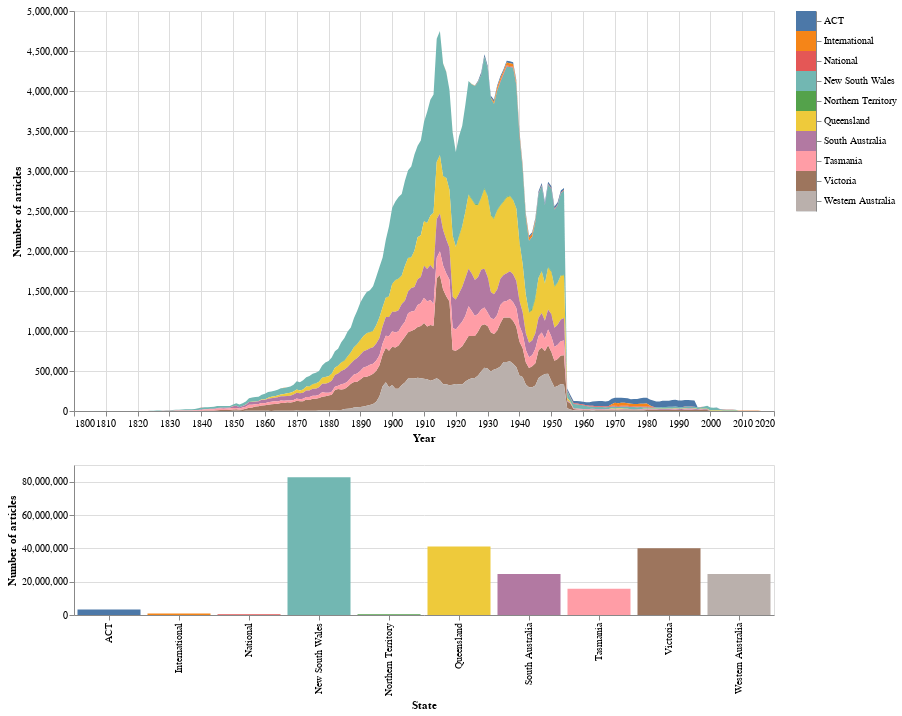

Notebook source saved alongside this figure:
### Markdown cell above
## 5. Combine everything and make it interactive!

For the sake of completeness, let's try combining everything to make an interactive chart that shows both the total number of articles per year, and the contributions of each state.

### Code cell
# Use color as the selector for filtering the chart
selection = alt.selection_multi(encodings=["color"])

# Color is based on the state, or gray if another state is selected
color = alt.condition(
    selection, alt.Color("state:N", legend=None), alt.value("lightgray")
)

# A basic area chart, starts stacked, but when filtered shows only the active state
area = (
    alt.Chart(df_states_years)
    .mark_area()
    .encode(
        # Years on the X axis
        x=alt.X("term:Q", axis=alt.Axis(format="c", title="Year")),
        # Number of articles on the Y axis
        y=alt.Y(
            "total_results:Q",
            axis=alt.Axis(format=",d", title="Number of articles"),
            stack=True,
        ),
        # Color uses the settings defined above
        color=color,
        # Details on hover
        tooltip=[
            "state",
            alt.Tooltip("term:Q", title="Year"),
            alt.Tooltip("total_results:Q", title="Articles", format=","),
        ],
    )
    .properties(width=700, height=400)
    .transform_filter(
        # Filter data by state when a state is selected
        selection
    )
    .add_selection(selection)
)

# Add a bar chart showing the number of articles per state
bar = (
    alt.Chart(df_states)
    .mark_bar()
    .encode(
        # State on the X axis
        x=alt.X("state:N", title="State"),
        # Number of articles on the Y axis
        y=alt.Y(
            "total_results:Q", axis=alt.Axis(format=",d", title="Number of articles")
        ),
        # Details on hover
        tooltip=[
            alt.Tooltip("state", title="State"),
            alt.Tooltip("total_results:Q", title="Articles", format=","),
        ],
        # Color based on state as defined above
        color=color,
    )
    .properties(width=700, height=150)
    .add_selection(
        # Highlight state when selected
        selection
    )
)

# For good measure we'll add an interactive legend (which is really just a mini chart)
# This makes it easier to select states that don't have many articles
legend = (
    alt.Chart(df_states)
    .mark_rect()
    .encode(
        # Show the states
        y=alt.Y("state:N", axis=alt.Axis(orient="right", title=None)),
        # Color as above
        color=color,
    )
    .add_selection(
        # Highlight on selection
        selection
    )
)

# Concatenate the charts -- area & legend hotizontal, then bar added vertically
(area | legend) & bar

### Figure 1 — Vega-Lite specification as saved in the notebook (floating-point values rounded to 4 significant figures; data arrays with more than 128 entries replaced by an {"elided": "..."} marker saying what was removed)
{"config": {"view": {"continuousWidth": 400, "continuousHeight": 300}}, "vconcat": [{"hconcat": [{"data": {"name": "data-a53c0135f36704f77f74d2ae0ea7b988"}, "mark": "area", "encoding": {"color": {"condition": {"field": "state", "legend": null, "type": "nominal", "selection": "selector001"}, "value": "lightgray"}, "tooltip": [{"field": "state", "type": "nominal"}, {"field": "term", "title": "Year", "type": "quantitative"}, {"field": "total_results", "format": ",", "title": "Articles", "type": "quantitative"}], "x": {"axis": {"format": "c", "title": "Year"}, "field": "term", "type": "quantitative"}, "y": {"axis": {"format": ",d", "title": "Number of articles"}, "field": "total_results", "stack": true, "type": "quantitative"}}, "height": 400, "selection": {"selector001": {"type": "multi", "encodings": ["color"]}}, "transform": [{"filter": {"selection": "selector001"}}], "width": 700}, {"data": {"name": "data-c7ae208fc01608a362b3c625ddef7d57"}, "mark": "rect", "encoding": {"color": {"condition": {"field": "state", "legend": null, "type": "nominal", "selection": "selector001"}, "value": "lightgray"}, "y": {"axis": {"orient": "right", "title": null}, "field": "state", "type": "nominal"}}, "selection": {"selector001": {"type": "multi", "encodings": ["color"]}}}]}, {"data": {"name": "data-c7ae208fc01608a362b3c625ddef7d57"}, "mark": "bar", "encoding": {"color": {"condition": {"field": "state", "legend": null, "type": "nominal", "selection": "selector001"}, "value": "lightgray"}, "tooltip": [{"field": "state", "title": "State", "type": "nominal"}, {"field": "total_results", "format": ",", "title": "Articles", "type": "quantitative"}], "x": {"field": "state", "title": "State", "type": "nominal"}, "y": {"axis": {"format": ",d", "title": "Number of articles"}, "field": "total_results", "type": "quantitative"}}, "height": 150, "selection": {"selector001": {"type": "multi", "encodings": ["color"]}}, "width": 700}], "$schema": "https://vega.github.io/schema/vega-lite/v4.17.0.json", "datasets": {"data-a53c0135f36704f77f74d2ae0ea7b988": {"elided": "1374 records"}, "data-c7ae208fc01608a362b3c625ddef7d57": [{"state": "New South Wales", "total_results": 82646819}, {"state": "Queensland", "total_results": 41089936}, {"state": "Victoria", "total_results": 40052916}, {"state": "Western Australia", "total_results": 24596770}, {"state": "South Australia", "total_results": 24562882}, {"state": "Tasmania", "total_results": 15706736}, {"state": "ACT", "total_results": 3296997}, {"state": "International", "total_results": 851152}, {"state": "National", "total_results": 452926}, {"state": "Northern Territory", "total_results": 409433}]}}
